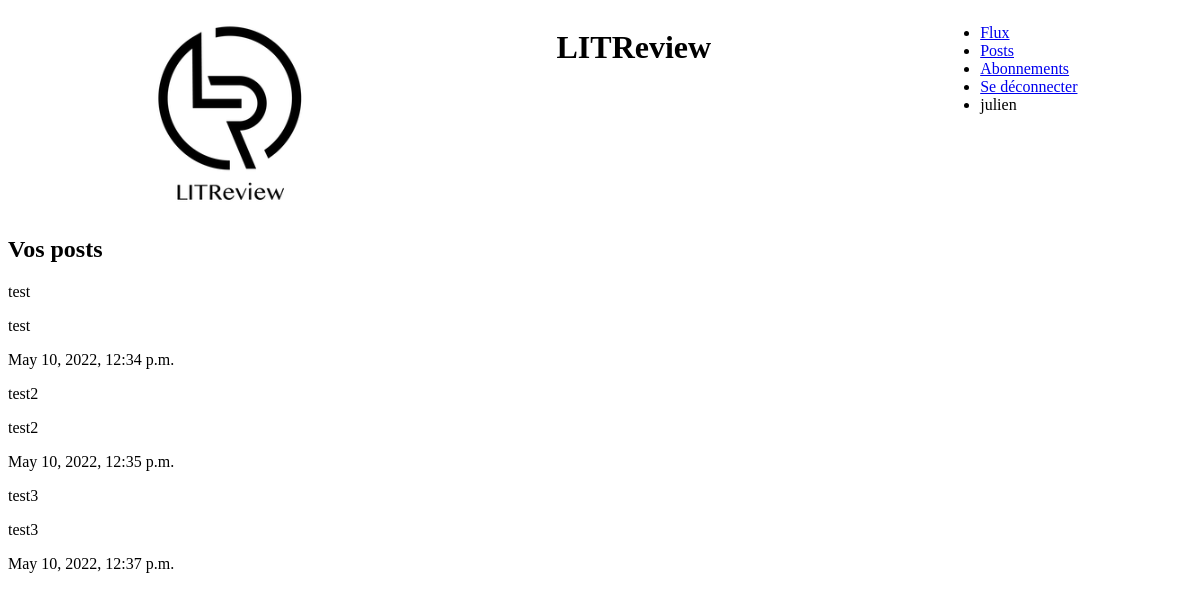
Page /apps/posts (signed in) on the committed database.
### apps/models.py (models this page shows)
class Ticket(models.Model):
    title = models.CharField(max_length=128)
    description = models.TextField(max_length=2018, blank=True)
    user = models.ForeignKey(
        to=settings.AUTH_USER_MODEL, on_delete=models.CASCADE)
    image = models.ImageField(null=True, blank=True)
    time_created = models.DateTimeField(auto_now_add=True)
    @property
    def get_reviews(self):
        return Review.objects.filter(ticket=self.id).order_by('-time_created')

### apps/views.py (the view)
# urls.py: path('posts', views.posts, name="posts"),
@login_required
def posts(request):
    context = {}
    tickets_list = Ticket.objects.filter(user=request.user)
    context['tickets'] = tickets_list
    return render(request, 'apps/posts.html', context)

### apps/templates/apps/posts.html (shortened to what this page needs)
{% extends 'apps/base.html' %}
{% block content %}
    <div>
        <h2>Vos posts</h2>
        {% for ticket in tickets %}
            <p>{{ ticket.title }}</p>
            <p>{{ ticket.description }}</p>
            <p>{{ ticket.time_created }}</p>
        {% endfor %}
    </div>
{% endblock %}

### apps/templates/apps/header.html (shortened to what this page needs)
{% load static %}
<a href="{% url 'apps:index' %}"><img src="{% static 'apps/assets/logo.png' %}" alt="..." /></a>
<h1>LITReview</h1>
{% if user.is_authenticated %}
    <nav>
        <ul>
            <li><a href="{% url 'apps:flux' %}">Flux</a></li>
            <li><a href="{% url 'apps:posts' %}">Posts</a></li>
            <li><a href="{% url 'apps:subscription' %}">Abonnements</a></li>
            <li><a href="{% url 'apps:logout' %}">Se déconnecter</a></li>
            <li>{{ user.username }}</li>
        </ul>
    </nav>
{% endif %}

### rows in the picture
Ticket: title "test", description "test", time_created "May 10, 2022, 12:34 p.m."
Ticket: title "test2", description "test2", time_created "May 10, 2022, 12:35 p.m."
Ticket: title "test3", description "test3", time_created "May 10, 2022, 12:37 p.m."

### other values in the picture
{{ user.username }} "julien"
